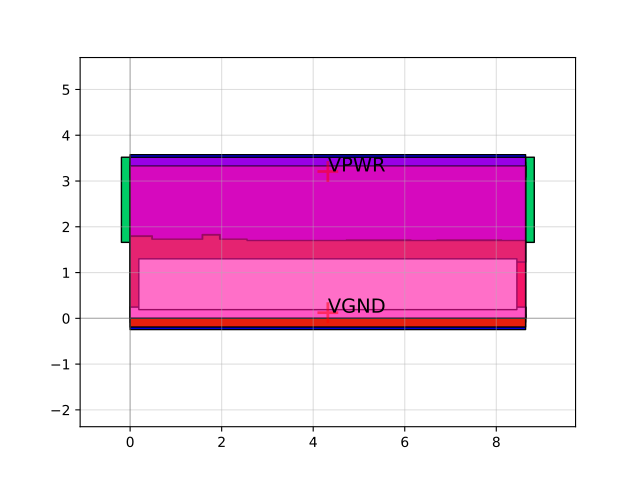

Here is the Python script that generated this plot:
import sky130

c = sky130.components.sky130_fd_sc_hs__a2bb2oi_4()
c.plot()
